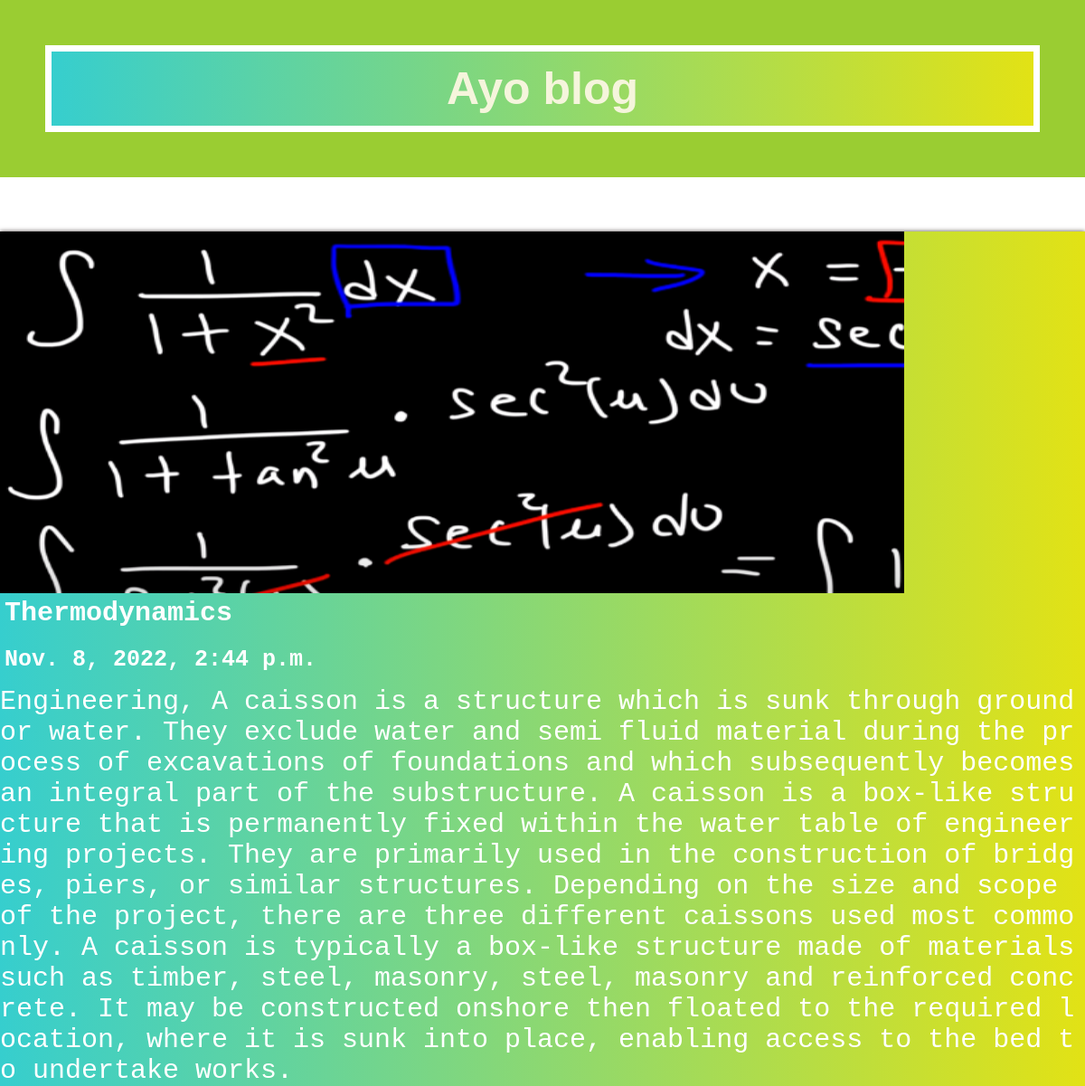
Page /post/7 on the committed database.
### posts/models.py (models this page shows)
class Post(models.Model):
    title=models.CharField(max_length =100)
    body=models.CharField(max_length = 10000000)
    img=models.ImageField(upload_to = 'images/',default="default.jpg")
    created_at= models.DateTimeField(default=datetime.now,blank=True)

### posts/views.py (the view)
# urls.py: path("post/<str:pk>",views.post, name="post"),
def post(request,pk):
    post=Post.objects.get(id=pk)
    return render(request,"post.html",{"posts":post})

### templates/post.html (shortened to what this page needs)
{% load static %}
<html lang="en">
<head>
    <link rel="stylesheet" href="{% static 'poststyle.css' %}">
</head>
<body>
    <div class="blogname">
        <p id="blogtitle">Ayo blog</p>
    </div>
  <div class="posts-container">
    <div class="post">
        <img src="{{posts.img.url}}" alt="{{posts.title}}"/>
        <a style="text-decoration:none" href="/">
        <h1 class="post-headings">{{posts.title}}</h1>
        <h5 class="post-date">{{posts.created_at}}</h5>
        <div class="body-container">
        <p class="post-body">{{posts.body}}</p>
    </div>
</a>
    </div>
  </div>

### static/poststyle.css (style rules this page uses)
img { width: 1000px; height: 400px; }
* { margin: 0; padding: 0; box-sizing: border-box; }
body { width: 100vw; height: auto; }
.blogname { background-color: yellowgreen; padding: 50px; }
#blogtitle { font-size: 50px; font-weight: bolder; font-family: Arial, sans-serif; color: beige; text-align: center; padding: 12px; border: 7px solid white; margin:auto ; background:linear-gradient(to right,rgb(54, 206, 206),rgb(226, 226, 21)) ; }
.posts-container { padding: auto; margin-top: 60px; box-sizing: border-box; }
.post { padding: auto; background:linear-gradient(to right,rgb(54, 206, 206),rgb(226, 226, 21)); box-shadow: 0 0 5px 0 rgb(82, 73, 73); box-sizing: border-box; }
.post-headings,.post-date,.post-body { color: white; font-family: monospace; }
.post-headings { font-size: 30px; text-transform: capitalize; padding: 5px; }
.post-date { font-weight: bold; font-size: 25px; margin-top: 10px; padding: 5px; }
.post-body { font-size: 30px; margin-top: 10px; word-wrap: break-word; word-break: break-all; }

### rows in the picture
Post: img (picture), title "Thermodynamics", created_at "Nov. 8, 2022, 2:44 p.m.", body "Engineering, A caisson is a structure which is sunk through ground or water. They exclude water and semi fluid material during the process of excavations of foundations and which subsequently becomes an integral part of the substructure. A caisson is a box-like structure that is permanently fixed within the water table of engineering projects. They are primarily used in the construction of bridges, piers, or similar structures. Depending on the size and scope of the project, there are three different caissons used most commonly. A caisson is typically a box-like structure made of materials such as timber, steel, masonry, steel, masonry and reinforced concrete. It may be constructed onshore…"
